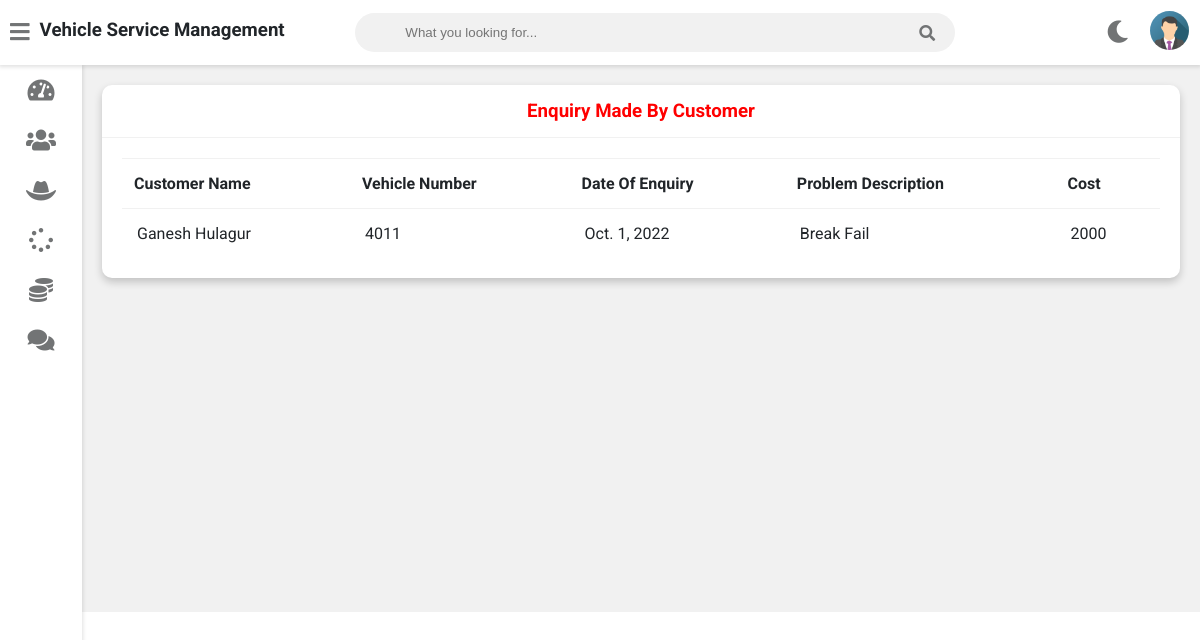
Page /admin-view-customer-enquiry (signed in) on the committed database.
### vehicle/models.py (models this page shows, shortened)
class Customer(models.Model):
    user=models.OneToOneField(User,on_delete=models.CASCADE)
    profile_pic= models.ImageField(upload_to='profile_pic/CustomerProfilePic/',null=True,blank=True)
    address = models.CharField(max_length=40)
    mobile = models.CharField(max_length=20,null=False)
    @property
    def get_name(self):
        return self.user.first_name+" "+self.user.last_name

class Request(models.Model):
    cat=(('two wheeler with gear','two wheeler with gear'),('two wheeler without gear','two wheeler without gear'),('three wheeler','three wheeler'),('four wheeler','four wheeler'))
    category=models.CharField(max_length=50,choices=cat)
    vehicle_no=models.PositiveIntegerField(null=False)
    vehicle_name = models.CharField(max_length=40,null=False)
    vehicle_model = models.CharField(max_length=40,null=False)
    vehicle_brand = models.CharField(max_length=40,null=False)
    problem_description = models.CharField(max_length=500,null=False)
    date=models.DateField(auto_now=True)
    cost=models.PositiveIntegerField(null=True)
    customer=models.ForeignKey('Customer', on_delete=models.CASCADE,null=True)
    mechanic=models.ForeignKey('Mechanic',on_delete=models.CASCADE,null=True)
    stat=(('Pending','Pending'),('Approved','Approved'),('Repairing','Repairing'),('Repairing Done','Repairing Done'),('Released','Released'))
    status=models.CharField(max_length=50,choices=stat,default='Pending',null=True)

### vehicle/views.py (the view)
# urls.py: path('admin-view-customer-enquiry', views.admin_view_customer_enquiry_view,name='admin-view-customer-enquiry'),
@login_required(login_url='adminlogin')
def admin_view_customer_enquiry_view(request):
    enquiry=models.Request.objects.all().order_by('-id')
    customers=[]
    for enq in enquiry:
        customer=models.Customer.objects.get(id=enq.customer_id)
        customers.append(customer)
    return render(request,'vehicle/admin_view_customer_enquiry.html',{'data':zip(customers,enquiry)})

### templates/vehicle/admin_view_customer_enquiry.html
{% extends 'vehicle/adminbase.html' %}
{% block content %}
	<div class="wrapper">
		<div class="row">
			<div class="col-12 col-m-12 col-sm-12">
				<div class="card">
					<div class="card-header">
						<h3 style="color:red; text-align:center" >Enquiry Made By Customer
						</h3>
					</div>
					<div class="card-content">
						<table>
							<thead>
                <tr>
                  <th>Customer Name</th>
                  <th>Vehicle Number</th>
                  <th>Date Of Enquiry</th>
                  <th>Problem Description</th>
									<th>Cost</th>
                </tr>
							</thead>
							<tbody>
                {% for c,r in data %}
                <tr>
                  <td> {{c.get_name}}</td>
                  <td> {{r.vehicle_no}}</td>
                  <td> {{r.date}}</td>
                  <td>{{r.problem_description}}</td>
									<td>{{r.cost}}</td>
                </tr>
                {% endfor %}
							</tbody>
						</table>
					</div>
				</div>
			</div>
		</div>
<br><br><br><br><br><br><br><br><br><br><br><br><br><br><br><br>
	</div>
{% endblock content %}

### rows in the picture
Customer: get_name "Ganesh Hulagur", vehicle_no "4011", date "Oct. 1, 2022", problem_description "Break Fail", cost "2000"
